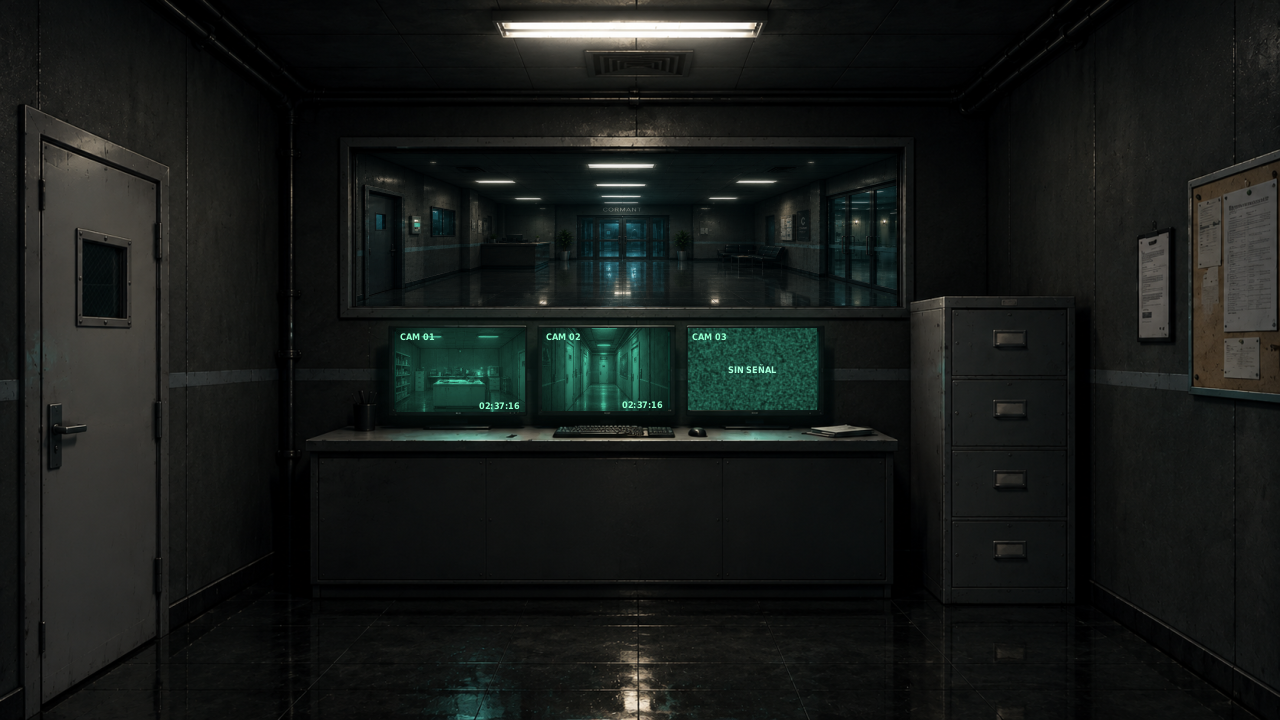
#> input picture cormant/assets/fondos/vigilancia.png, 1280 x 720 px
$ python ventana_en_vigilancia.py
#> lines starting #> are read from the running program, lines starting #| are printed output that depends on the picture; after the words box and inside, x2 and y2 are one past the last pixel; in counts of white or black regions, pixels touching at a corner belong together
"""Pega la vista de `ventana_recepcion` (y la `_macabro`) en el cristal de la ventana de Vigilancia (y de `vigilancia_macabro`),
para que lo que se ve desde la sala sea exactamente lo mismo que al hacer clic en la ventana y ampliarla.

Uso:  python3 ventana_en_vigilancia.py [CARPETA_FONDOS]        (por defecto assets/fondos)
Toma la zona interior del cristal de ventana_recepcion (sin el marco) y la encaja, reducida, en el hueco del cristal de
Vigilancia (más ancho que alto: la imagen se aplasta en vertical, como ya lo estaba la vista original). Es idempotente.
Orden: importar_macabros.py (si se vuelve a generar el fondo macabro) -> este script -> fondos_apagon.py.
Requiere opencv-python y numpy."""
import os, sys
import numpy as np, cv2

# Cristal de cada fondo de Vigilancia (x0, y0, x1, y1) en 1280x720
VIDRIO = {"vigilancia": (356, 153, 897, 306), "vigilancia_macabro": (358, 149, 925, 306)}
# Zona interior del cristal en ventana_recepcion (la que el panel tampoco tapa con el marco)
INTERIOR = (15, 86, 1265, 619)
ORIGEN = {"vigilancia": "ventana_recepcion", "vigilancia_macabro": "ventana_recepcion_macabro"}


def pegar(fondo, ventana, rect):
    x0, y0, x1, y1 = rect
    v = ventana[INTERIOR[1]:INTERIOR[3], INTERIOR[0]:INTERIOR[2]]
    t = cv2.resize(v, (x1 - x0, y1 - y0), interpolation=cv2.INTER_AREA).astype(np.float32)
    # sombra suave en el borde (el cristal se mete en el marco)
    h, w = t.shape[:2]
    yy, xx = np.mgrid[0:h, 0:w].astype(np.float32)
    d = np.minimum.reduce([xx, w - 1 - xx, yy, h - 1 - yy])
    t *= (0.72 + 0.28 * np.clip(d / 4.0, 0, 1))[..., None]
    out = fondo.copy()
    out[y0:y1, x0:x1] = t.clip(0, 255).astype(np.uint8)
    return out


def main(carpeta):
    for nombre, origen in ORIGEN.items():
        f = cv2.imread(os.path.join(carpeta, nombre + ".png"))
#> f is the input picture: shape (720, 1280, 3); mean B, G, R 24.3, 26.3, 23
        v = cv2.imread(os.path.join(carpeta, origen + ".png"))
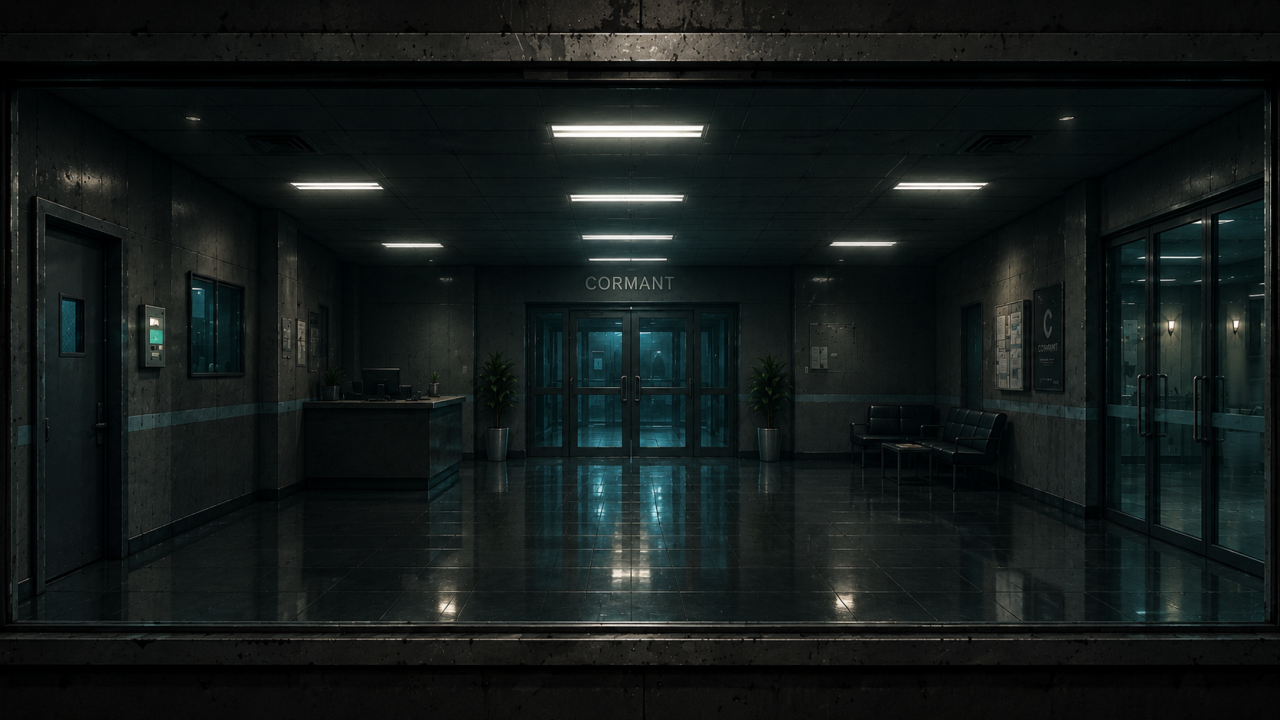
#> input picture cormant/assets/fondos/ventana_recepcion.png, 1280 x 720 px
#> v is the input picture: shape (720, 1280, 3); mean B, G, R 25.4, 26.3, 20
        cv2.imwrite(os.path.join(carpeta, nombre + ".png"), pegar(f, v, VIDRIO[nombre]), [cv2.IMWRITE_PNG_COMPRESSION, 9])
#> in pegar, `v = ventana[INTERIOR[1]:INTERIOR[3], INTERIOR[0]:INTERIOR[2]]`:
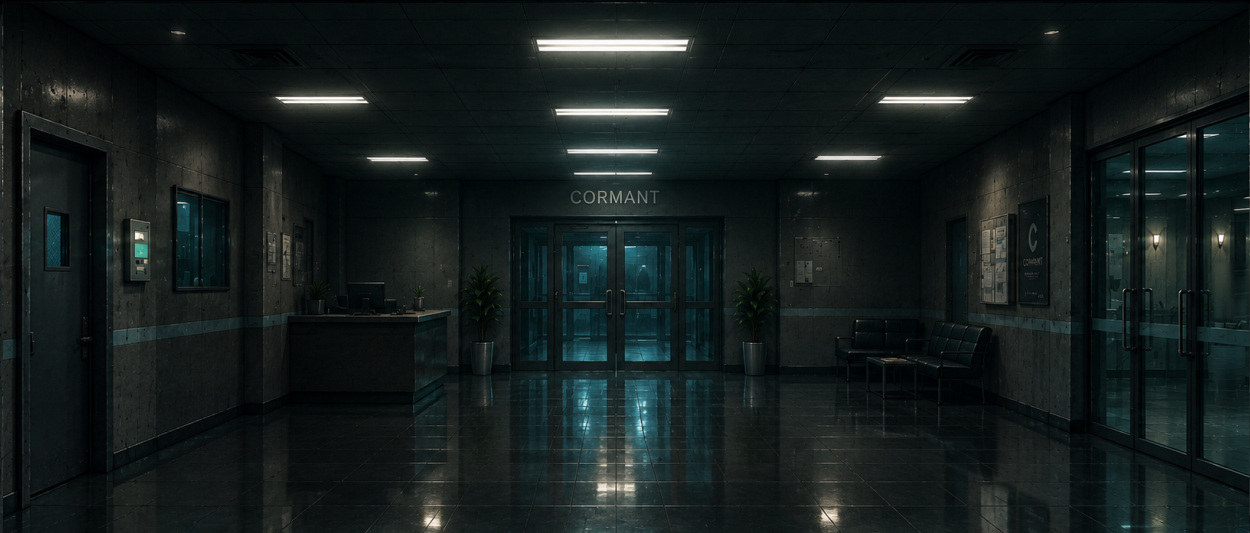
#> v: shape (533, 1250, 3); mean B, G, R 28.6, 29.3, 20.8
#> in pegar, `t = cv2.resize(v, (x1 - x0, y1 - y0), interpolation=cv2.INTER_AREA).as..`:
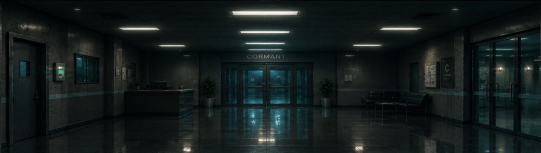
#> t: shape (153, 541, 3) float32; mean B, G, R 28.6, 29.3, 20.8
#> in pegar, `t *= (0.72 + 0.28 * np.clip(d / 4.0, 0, 1))[..., None]`: t: shape (153, 541, 3) float32; 6.63% of pixels changed, all inside (x1, y1, x2, y2) = (0, 0, 541, 153)
        print(nombre, "<-", origen)
#> pass 2 of the loop in main, `for nombre, origen in ORIGEN.items():`:
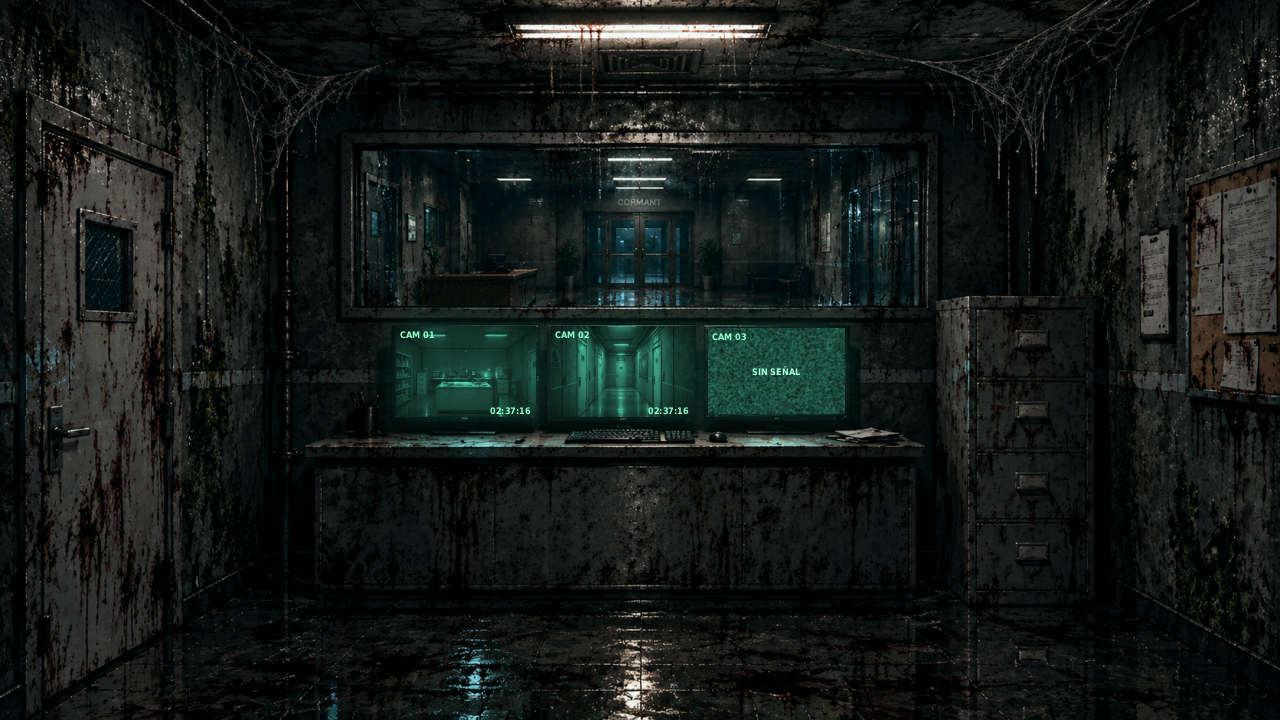
#> input picture cormant/assets/fondos/vigilancia_macabro.png, 1280 x 720 px
#> in main, f is the input picture: shape (720, 1280, 3); mean B, G, R 24.6, 26.9, 21.2
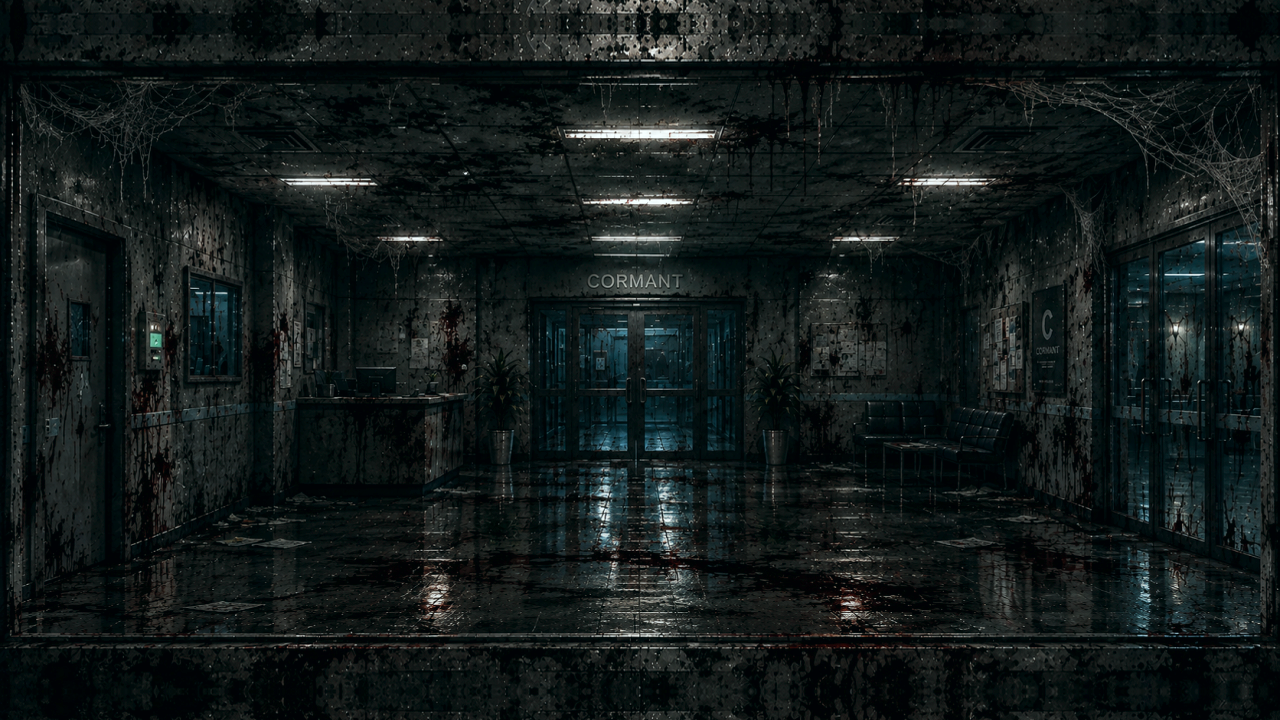
#> input picture cormant/assets/fondos/ventana_recepcion_macabro.png, 1280 x 720 px
#> in main, v is the input picture: shape (720, 1280, 3); mean B, G, R 25.6, 26, 18.5
#> v: shape (533, 1250, 3)
#> in pegar (call 2), `out[y0:y1, x0:x1] = t.clip(0, 255).astype(np.uint8)`:
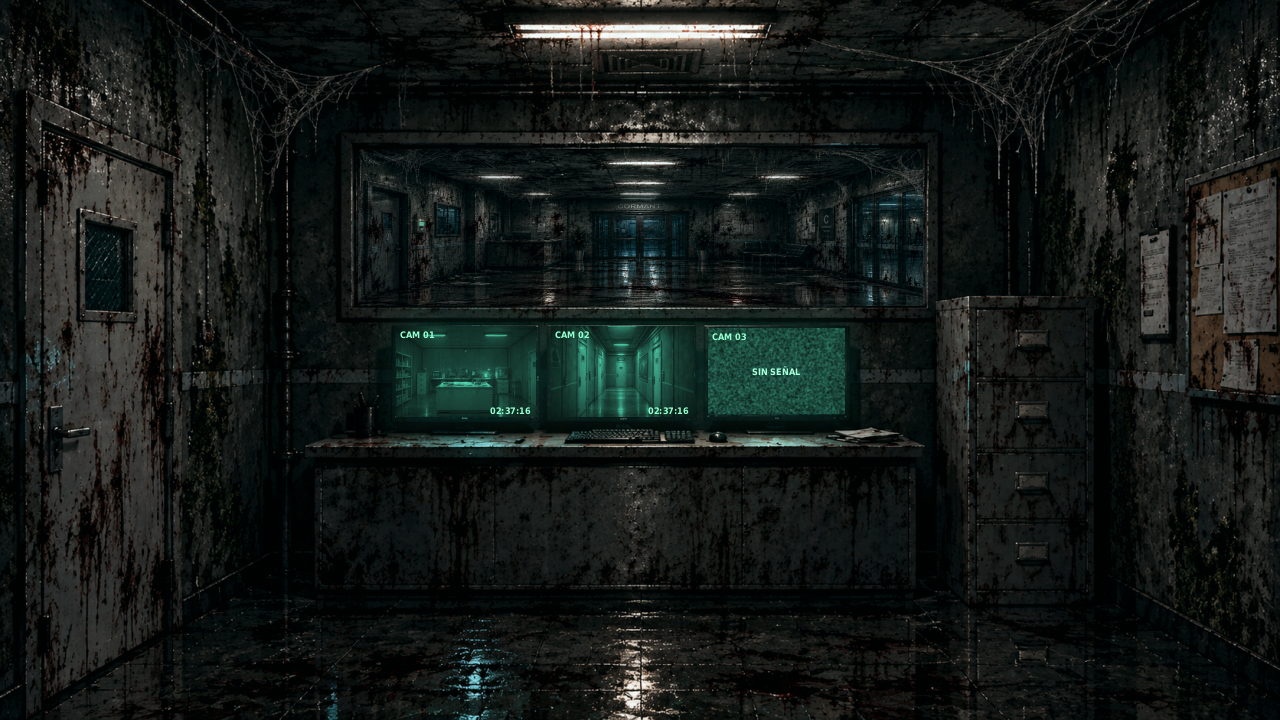
#> out: shape (720, 1280, 3); 9.66% of pixels changed, all inside (x1, y1, x2, y2) = (358, 149, 925, 306)


if __name__ == "__main__":
    main(sys.argv[1] if len(sys.argv) > 1 else os.path.join(os.path.dirname(os.path.abspath(__file__)), "..", "..", "assets", "fondos"))
